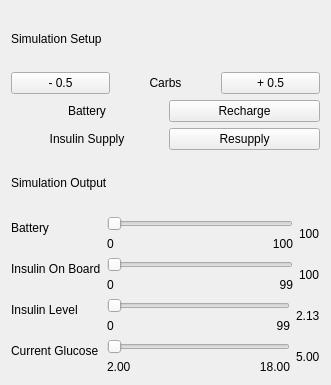
   <widget class="QWidget" name="verticalLayoutWidget">
    <property name="geometry">
     <rect>
      <x>459</x>
      <y>9</y>
      <width>331</width>
      <height>385</height>
     </rect>
    </property>
    <layout class="QVBoxLayout" name="verticalLayout">
     <item>
      <widget class="QLabel" name="label_2">
       <property name="text">
        <string>Simulation Setup</string>
       </property>
      </widget>
     </item>
     <item>
      <layout class="QHBoxLayout" name="horizontalLayout_7">
       <item>
        <widget class="QPushButton" name="removeCarbsButton">
         <property name="text">
          <string>- 0.5</string>
         </property>
        </widget>
       </item>
       <item>
        <widget class="QLabel" name="label_6">
         <property name="text">
          <string>Carbs</string>
         </property>
         <property name="alignment">
          <set>Qt::AlignCenter</set>
         </property>
        </widget>
       </item>
       <item>
        <widget class="QPushButton" name="addCarbsButton">
         <property name="text">
          <string>+ 0.5</string>
         </property>
        </widget>
       </item>
      </layout>
     </item>
     <item>
      <layout class="QHBoxLayout" name="horizontalLayout_8">
       <item>
        <widget class="QLabel" name="label_7">
         <property name="text">
          <string>Battery</string>
         </property>
         <property name="alignment">
          <set>Qt::AlignCenter</set>
         </property>
        </widget>
       </item>
       <item>
        <widget class="QPushButton" name="rechargeButton">
         <property name="text">
          <string>Recharge</string>
         </property>
        </widget>
       </item>
      </layout>
     </item>
     <item>
      <layout class="QHBoxLayout" name="horizontalLayout_9">
       <item>
        <widget class="QLabel" name="label_8">
         <property name="text">
          <string>Insulin Supply</string>
         </property>
         <property name="alignment">
          <set>Qt::AlignCenter</set>
         </property>
        </widget>
       </item>
       <item>
        <widget class="QPushButton" name="resupplyButton">
         <property name="text">
          <string>Resupply</string>
         </property>
        </widget>
       </item>
      </layout>
     </item>
     <item>
      <widget class="QLabel" name="label_3">
       <property name="text">
        <string>Simulation Output</string>
       </property>
      </widget>
     </item>
     <item>
      <layout class="QFormLayout" name="formLayout_2">
       <item row="0" column="0">
        <widget class="QLabel" name="label_4">
         <property name="text">
          <string>Battery</string>
         </property>
        </widget>
       </item>
       <item row="0" column="1">
        <layout class="QHBoxLayout" name="horizontalLayout_17">
         <item>
          <layout class="QVBoxLayout" name="verticalLayout_12">
           <item>
            <widget class="QSlider" name="batterySlider">
             <property name="maximum">
              <number>100</number>
             </property>
             <property name="orientation">
              <enum>Qt::Horizontal</enum>
             </property>
            </widget>
           </item>
           <item>
            <layout class="QHBoxLayout" name="horizontalLayout_18">
             <item>
              <widget class="QLabel" name="label_38">
               <property name="text">
                <string>0</string>
               </property>
              </widget>
             </item>
             <item>
              <widget class="QLabel" name="label_39">
               <property name="layoutDirection">
                <enum>Qt::RightToLeft</enum>
               </property>
               <property name="text">
                <string>100</string>
               </property>
               <property name="alignment">
                <set>Qt::AlignRight|Qt::AlignTrailing|Qt::AlignVCenter</set>
               </property>
              </widget>
             </item>
            </layout>
           </item>
          </layout>
         </item>
         <item>
          <widget class="QLabel" name="batteryValue">
           <property name="text">
            <string>100</string>
           </property>
          </widget>
         </item>
        </layout>
       </item>
       <item row="1" column="0">
        <widget class="QLabel" name="label_13">
         <property name="text">
          <string>Insulin On Board</string>
         </property>
        </widget>
       </item>
       <item row="1" column="1">
        <layout class="QHBoxLayout" name="horizontalLayout_19">
         <item>
          <layout class="QVBoxLayout" name="verticalLayout_13">
           <item>
            <widget class="QSlider" name="iobSlider">
             <property name="orientation">
              <enum>Qt::Horizontal</enum>
             </property>
            </widget>
           </item>
           <item>
            <layout class="QHBoxLayout" name="horizontalLayout_20">
             <item>
              <widget class="QLabel" name="label_41">
               <property name="text">
                <string>0</string>
               </property>
              </widget>
             </item>
             <item>
              <widget class="QLabel" name="label_42">
               <property name="layoutDirection">
                <enum>Qt::RightToLeft</enum>
               </property>
               <property name="text">
                <string>99</string>
               </property>
               <property name="alignment">
                <set>Qt::AlignRight|Qt::AlignTrailing|Qt::AlignVCenter</set>
               </property>
              </widget>
             </item>
            </layout>
           </item>
          </layout>
         </item>
         <item>
          <widget class="QLabel" name="iobValue">
           <property name="text">
            <string>100</string>
           </property>
          </widget>
         </item>
        </layout>
       </item>
       <item row="2" column="0">
        <widget class="QLabel" name="label_14">
         <property name="text">
          <string>Insulin Level</string>
         </property>
        </widget>
       </item>
       <item row="2" column="1">
        <layout class="QHBoxLayout" name="horizontalLayout_21">
         <item>
          <layout class="QVBoxLayout" name="verticalLayout_14">
           <item>
            <widget class="QSlider" name="insulinLevelSlider">
             <property name="orientation">
              <enum>Qt::Horizontal</enum>
             </property>
            </widget>
           </item>
           <item>
            <layout class="QHBoxLayout" name="horizontalLayout_22">
             <item>
              <widget class="QLabel" name="label_44">
               <property name="text">
                <string>0</string>
               </property>
              </widget>
             </item>
             <item>
              <widget class="QLabel" name="label_45">
               <property name="layoutDirection">
                <enum>Qt::RightToLeft</enum>
               </property>
               <property name="text">
                <string>99</string>
               </property>
               <property name="alignment">
                <set>Qt::AlignRight|Qt::AlignTrailing|Qt::AlignVCenter</set>
               </property>
              </widget>
             </item>
            </layout>
           </item>
          </layout>
         </item>
         <item>
          <widget class="QLabel" name="insulinLevelValue">
           <property name="text">
            <string>2.13</string>
           </property>
          </widget>
         </item>
        </layout>
       </item>
       <item row="3" column="0">
        <widget class="QLabel" name="label_21">
         <property name="text">
          <string>Current Glucose</string>
         </property>
        </widget>
       </item>
       <item row="3" column="1">
        <layout class="QHBoxLayout" name="horizontalLayout_23">
         <item>
          <layout class="QVBoxLayout" name="verticalLayout_15">
           <item>
            <widget class="QSlider" name="glucoseSlider">
             <property name="minimum">
              <number>2</number>
             </property>
             <property name="maximum">
              <number>18</number>
             </property>
             <property name="orientation">
              <enum>Qt::Horizontal</enum>
             </property>
            </widget>
           </item>
           <item>
            <layout class="QHBoxLayout" name="horizontalLayout_24">
             <item>
              <widget class="QLabel" name="label_47">
               <property name="text">
                <string>2.00</string>
               </property>
              </widget>
             </item>
             <item>
              <widget class="QLabel" name="label_48">
               <property name="layoutDirection">
                <enum>Qt::RightToLeft</enum>
               </property>
               <property name="text">
                <string>18.00</string>
               </property>
               <property name="alignment">
                <set>Qt::AlignRight|Qt::AlignTrailing|Qt::AlignVCenter</set>
               </property>
              </widget>
             </item>
            </layout>
           </item>
          </layout>
         </item>
         <item>
          <widget class="QLabel" name="glucoseValue">
           <property name="text">
            <string>5.00</string>
           </property>
          </widget>
         </item>
        </layout>
       </item>
      </layout>
     </item>
    </layout>
   </widget>
